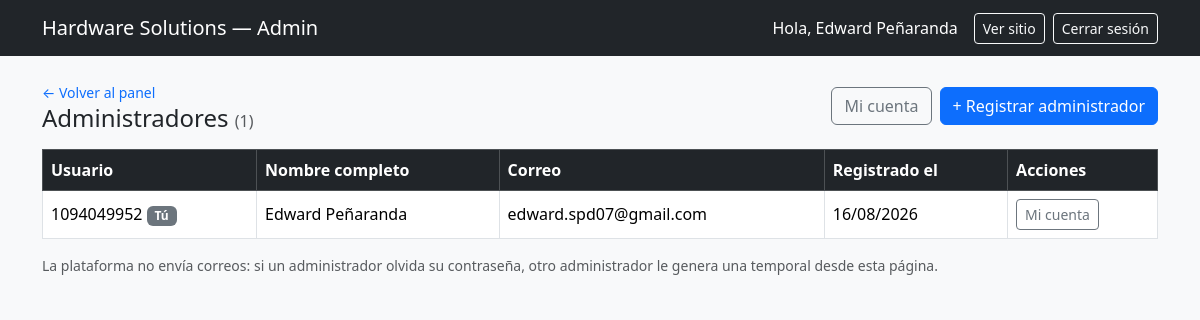
Screenshot of /index.php?c=administradores&a=listar (signed in) with the database file from the repository.
### tables this page shows
CREATE TABLE `administradores` (
  `id` int NOT NULL AUTO_INCREMENT,
  `usuario` varchar(50) NOT NULL,
  `password_hash` varchar(255) NOT NULL,
  `nombre_completo` varchar(100) DEFAULT NULL,
  `correo` varchar(120) DEFAULT NULL,
  `fecha_creacion` timestamp NULL DEFAULT CURRENT_TIMESTAMP,
  PRIMARY KEY (`id`),
  UNIQUE KEY `usuario` (`usuario`),
  UNIQUE KEY `uq_administradores_correo` (`correo`)
);

### nucleo/funciones.php (called while the page is built, shortened)
<?php
function e($valor): string
{
    return htmlspecialchars((string)($valor ?? ''), ENT_QUOTES, 'UTF-8');
}
function url(string $c, string $a = '', array $parametros = []): string
{
    $query = ['c' => $c];
    if ($a !== '') {
        $query['a'] = $a;
    }
    return 'index.php?' . http_build_query($query + $parametros);
}
function vista(string $__vista, array $__datos = [], string $zona = 'admin'): void
{
    extract($__datos, EXTR_SKIP);
    require RAIZ . '/vistas/plantillas/encabezado.php';
    require RAIZ . "/vistas/$__vista.php";
    require RAIZ . '/vistas/plantillas/pie.php';
}

### controladores/AdministradorControlador.php (called while the page is built, shortened)
<?php
class AdministradorControlador
{
    private Administrador $modelo;
    public function __construct(private PDO $pdo, private array $categorias)
    {
        $this->modelo = new Administrador($pdo);
    }
    public function listar(): void
    {
        vista('administradores/lista', [
            'titulo'          => 'Administradores',
            'administradores' => $this->modelo->todos(),
            'temporal'        => $this->tomarDeSesion('password_temporal'),
        ]);
    }
    private function tomarDeSesion(string $clave)
    {
        $valor = $_SESSION[$clave] ?? null;
        return $valor;
    }
}

### index.php (called while the page is built, shortened)
<?php
require_once __DIR__ . '/nucleo/funciones.php';
require_once __DIR__ . '/config/conexion.php';
$categorias = require __DIR__ . '/config/categorias.php';
$rutas = [
    'inicio'          => ['InicioControlador',        ['index', 'glosario']],
    'catalogo'        => ['CatalogoControlador',      ['index', 'detalle', 'comparar']],
    'armador'         => ['ArmadorControlador',       ['index', 'evaluar']],
    'recomendaciones' => ['RecomendacionControlador', ['index', 'generar']],
    'auth'            => ['AuthControlador',          ['login', 'logout']],
    'panel'           => ['PanelControlador',         ['index']],
    'componentes'     => ['ComponenteControlador',    ['listar', 'formulario', 'guardar', 'eliminar']],
    'armados'         => ['ArmadoControlador',        ['listar', 'formulario', 'guardar', 'eliminar']],
    'administradores' => ['AdministradorControlador', ['listar', 'formulario', 'guardar', 'contrasena', 'correo', 'restablecer']],
];
$c = $_GET['c'] ?? 'inicio';
$a = $_GET['a'] ?? ($rutas[$c][1][0] ?? '');
$controlador = new $clase($pdo, $categorias);
$controlador->$a();

### modelos/Administrador.php (called while the page is built, shortened)
<?php
class Administrador
{
    public function todos(): array
    {
        return $this->pdo->query(
            'SELECT id, usuario, nombre_completo, correo, fecha_creacion FROM administradores ORDER BY id'
        )->fetchAll();
    }
}

### vistas/administradores/lista.php (the view, shortened to what this page needs)
<div class="d-flex flex-wrap justify-content-between align-items-center gap-2 mb-3">
    <div>
        <a href="<?= e(url('panel')) ?>" class="small text-decoration-none">← Volver al panel</a>
        <h1 class="h4 mb-0">Administradores <span class="text-muted fs-6">(<?= count($administradores) ?>)</span></h1>
    </div>
    <div class="d-flex gap-2">
        <a href="<?= e(url('administradores', 'contrasena')) ?>" class="btn btn-outline-secondary">Mi cuenta</a>
        <a href="<?= e(url('administradores', 'formulario')) ?>" class="btn btn-primary">+ Registrar administrador</a>
    </div>
</div>
<div class="table-responsive">
    <table class="table table-bordered table-hover bg-white align-middle">
        <thead class="table-dark">
            <tr><th>Usuario</th><th>Nombre completo</th><th>Correo</th><th>Registrado el</th><th>Acciones</th></tr>
        </thead>
        <tbody>
            <?php foreach ($administradores as $a): $esYo = (int)$a['id'] === (int)$_SESSION['admin_id']; ?>
            <tr>
                <td><?= e($a['usuario']) ?><?= $esYo ? ' <span class="badge text-bg-secondary">Tú</span>' : '' ?></td>
                <td><?= e($a['nombre_completo']) ?></td>
                <td><?= $a['correo'] ? e($a['correo']) : '<span class="text-muted">Sin registrar</span>' ?></td>
                <td><?= e(date('d/m/Y', strtotime($a['fecha_creacion']))) ?></td>
                <td>
                    <?php if ($esYo): ?>
                        <a href="<?= e(url('administradores', 'contrasena')) ?>" class="btn btn-sm btn-outline-secondary">Mi cuenta</a>
                    <?php endif; ?>
                </td>
            </tr>
            <?php endforeach; ?>
        </tbody>
    </table>
</div>
<p class="small text-muted">La plataforma no envía correos: si un administrador olvida su contraseña, otro administrador le genera una temporal desde esta página.</p>

### recursos/css/estilos.css (style rules this page uses)
:root { --hs-azul: #34508f; --hs-azul-oscuro: #263c70; --hs-azul-claro: #e8edf7; --hs-fondo: #f5f7fb; }

### rows the page displays
administradores: usuario "1094049952", shows "Tú", nombre_completo "Edward Peñaranda", correo "edward.spd07@gmail.com", fecha_creacion "16/08/2026"

### other values shown
$_SESSION['admin_nombre'] "Edward Peñaranda"
count($administradores) "1"
